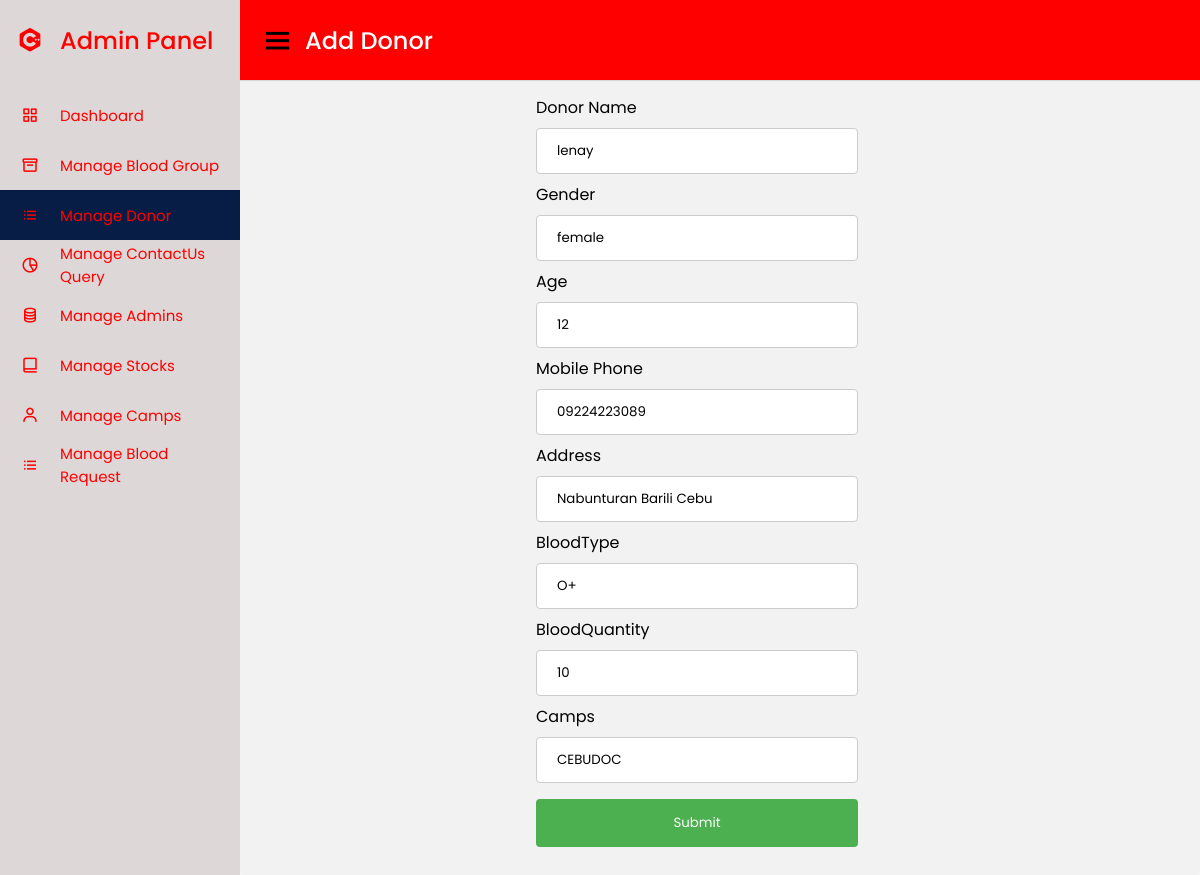
/Admin/editFunctions/edit_donorform.php?donation_ID=16, run on the app's committed database.
### tables this page shows
CREATE TABLE `donations_file` (
  `donation_ID` int(11) NOT NULL,
  `donor_name` varchar(50) NOT NULL,
  `gender` varchar(50) NOT NULL,
  `age` int(11) NOT NULL,
  `mobile_phone` varchar(50) NOT NULL,
  `address` varchar(50) NOT NULL,
  `blood_type` varchar(50) NOT NULL,
  `blood_quantity` int(50) NOT NULL,
  `camps` varchar(255) NOT NULL
);

### Admin/editFunctions/edit_donorform.php (the view, shortened to what this page needs)
<!DOCTYPE html>
<html lang="en" dir="ltr">
  <head>
    <link rel="stylesheet" href="../admin.css">
    <link href='https://unpkg.com/boxicons@2.0.7/css/boxicons.min.css' rel='stylesheet'>
   </head>
<body>
  <div class="sidebar" style="  background-color: #DDD7D7;">
    <div class="logo-details">
      <i class='bx bxl-c-plus-plus'  style= "color:red;"></i>
      <span class="logo_name" style= "color:red;">Admin Panel</span>
    </div>
      <ul class="nav-links" >
        <li>
          <a href="../admin_dashboard.php" >
            <i class='bx bx-grid-alt'  style= "color:red;"></i>
            <span class="links_name"  style= "color:red;">Dashboard</span>
          </a>
        </li>
        <li >
          <a href="../manageblood.php" >
            <i class='bx bx-box'  style= "color:red;"></i>
            <span class="links_name" style= "color:red;">Manage Blood Group</span>
          </a>
        </li>
        <li>
          <a href="../managedonor.php"  class="active">
            <i class='bx bx-list-ul'  style= "color:red;" ></i>
            <span class="links_name"  style= "color:red;">Manage Donor</span>
          </a>
        </li>
        <li>
          <a href="../managecquery.php">
            <i class='bx bx-pie-chart-alt-2' style= "color:red;" ></i>
            <span class="links_name"  style= "color:red;">Manage ContactUs <br> Query</span>
          </a>
        </li>
        <li>
          <a href="../manageadmin.php">
            <i class='bx bx-coin-stack'  style= "color:red;"></i>
            <span class="links_name" style= "color:red;">Manage Admins</span>
          </a>
        </li>
        <li>
          <a href="../managestock.php">
            <i class='bx bx-book-alt'  style= "color:red;"></i>
            <span class="links_name" style= "color:red;">Manage Stocks</span>
          </a>
        </li>
        <li>
          <a href="../managecamps.php">
            <i class='bx bx-user'  style= "color:red;"></i>
            <span class="links_name" style= "color:red;">Manage Camps</span>
          </a>
        </li>
        <li>
        <a href="./managerequest.php">
            <i class='bx bx-list-ul'  style= "color:red;" ></i>
            <span class="links_name"  style= "color:red;">Manage Blood<br> Request</span>
          </a>
        </li>
      </ul>
  </div>
  <section class="home-section" >
    <nav style= "background-color:red;">
      <div class="sidebar-button">
        <i class='bx bx-menu sidebarBtn'></i>
        <span class="dashboard" id="ok">Add Donor</span>
      </div>
    </nav> <br><br> <br>
    <?php
require_once('../includes/db_connect.inc');
$id=$_GET['donation_ID'];
$qry= "select * from donations_file where donation_ID='$id'";
$result=mysqli_query($conn,$qry);
while($row=mysqli_fetch_array($result)){
?>
    <div id= "sample">
  <form action = "./editeddonor.php" method = "post" style= "margin-left: 30%;">
    <label for="fname">Donor Name</label>
    <input type="text" id="fname" name="firstname" placeholder="Your name.." value='<?php echo $row['donor_name']; ?>' required>
    <label for="lname">Gender</label>
    <input type="text" id="gender" name="gender" placeholder="Your Gender.."  value='<?php echo $row['gender']; ?>' required>
    <label for="birthday">Age</label>
    <input type="number" id="age" name="age"  value='<?php echo $row['age']; ?>' required>
    <label for="lname">Mobile Phone</label>
    <input type="number" id="number" name="number" placeholder="Your phone number.."  value='<?php echo $row['mobile_phone']; ?>' required>
    <label for="lname">Address</label>
    <input type="text" id="address" name="address" placeholder="Your Address.."  value='<?php echo $row['address']; ?>' required>
    <label for="lname">BloodType</label>
    <input type="text" id="bloodtype" name="bloodtype" placeholder="Your bloodtype.."  value='<?php echo $row['blood_type']; ?>' required>
    <label for="lname">BloodQuantity</label>
    <input type="number" id="blood" name="blood"  value='<?php echo $row['blood_quantity']; ?>' required>
    <label for="lname">Camps</label>
    <input type="text" id="camps" name="camps" value='<?php echo $row['camps']; ?>' required>
<input type="submit" value="Submit">
  <?php
}
?>
</div>
  </section>
</body>
</html>

### Admin/admin.css (style rules this page uses)
* { margin: 0; padding: 0; box-sizing: border-box; font-family: 'Poppins', sans-serif; }
body { background-image: url('./userimages/lood.jpg'); }
.sidebar { position: fixed; height: 100%; width: 240px; background: #0A2558; transition: all 0.5s ease; }
.sidebar .logo-details { height: 80px; display: flex; align-items: center; }
.sidebar .logo-details i { font-size: 28px; font-weight: 500; color: #fff; min-width: 60px; text-align: center }
.sidebar .logo-details .logo_name { color: #fff; font-size: 24px; font-weight: 500; }
.sidebar .nav-links { margin-top: 10px; }
.sidebar .nav-links li { position: relative; list-style: none; height: 50px; }
.sidebar .nav-links li a { height: 100%; width: 100%; display: flex; align-items: center; text-decoration: none; transition: all 0.4s ease; }
.sidebar .nav-links li a.active { background: #081D45; }
.sidebar .nav-links li i { min-width: 60px; text-align: center; font-size: 18px; color: #fff; }
.sidebar .nav-links li a .links_name { color: #fff; font-size: 15px; font-weight: 400; white-space: nowrap; }
.home-section { position: relative; background: #f5f5f5; min-height: 100vh; width: calc(100% - 240px); left: 240px; transition: all 0.5s ease; }
.home-section nav { display: flex; justify-content: space-between; height: 80px; background: #fff; display: flex; align-items: center; position: fixed; width: calc(100% - 240px); left: 240px; z-index: 100; padding: 0 20px; box-shadow: 0 1px 1px rgba(0, 0, 0, 0.1); transition: all 0.5s ease; }
.home-section nav .sidebar-button { display: flex; align-items: center; font-size: 24px; font-weight: 500; }
nav .sidebar-button i { font-size: 35px; margin-right: 10px; }
#ok { color: white; }

### Admin/editFunctions/edit_donorform.php (style rules this page uses)
input[type=text], select { width: 50%; padding: 12px 20px; margin: 8px 0; display: block; border: 1px solid #ccc; border-radius: 4px; box-sizing: border-box; }
input[type=number], select { width: 50%; padding: 12px 20px; margin: 8px 0; display: block; border: 1px solid #ccc; border-radius: 4px; box-sizing: border-box; }
input[type=submit] { width: 50%; background-color: #4CAF50; color: white; padding: 14px 20px; margin: 8px 0; border: none; border-radius: 4px; cursor: pointer; }
#sample { border-radius: 5px; background-color: #f2f2f2; padding: 20px; }

### data on the page
donations_file: firstname "lenay", gender "female", age "12", number "09224223089", address "Nabunturan Barili Cebu", bloodtype "O+", blood "10", camps "CEBUDOC"
